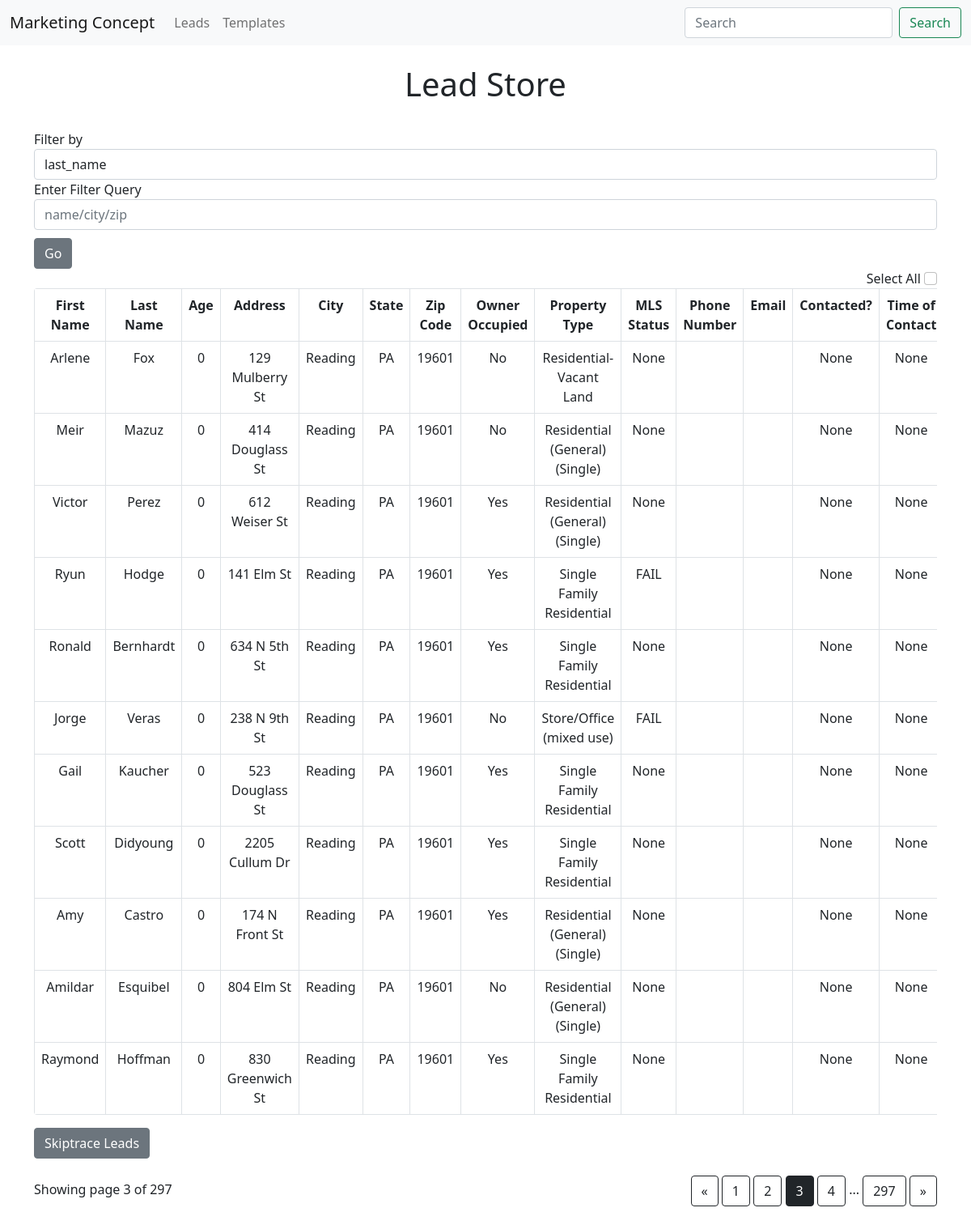
The app's page /leads?page=3 with its own data.
### app.py (models this page shows, shortened)
class Lead(db.Model):
    id = db.Column(db.Integer, primary_key=True)
    first_name = db.Column(db.String(200), nullable=False)
    last_name = db.Column(db.String(200), nullable=False)
    age = db.Column(db.Integer) #just added
    address = db.Column(db.String(200), nullable=False)
    city = db.Column(db.String(200), nullable=False)
    state = db.Column(db.String(200), nullable=False)
    zip = db.Column(db.String(200), nullable=False)
    owner_occupied = db.Column(db.String, nullable=False)
    property_type = db.Column(db.String, nullable=False)
    mls_status = db.Column(db.String, nullable=False)
    mobile_phones = db.relationship('Phone_Number', backref='lead')
    emails = db.relationship('Email', backref='lead')
    contacted = db.Column(db.Integer, default=0)
    contact_time = db.Column(db.DateTime)
    template_sent = db.Column(db.String(200), nullable=False)
    response = db.Column(db.String(200))
    motivation_level = db.Column(db.String(200), nullable=False)

### app.py (the view, shortened to what this page needs)
@app.route('/leads', methods=['POST', 'GET'])
def leads():
    page = request.args.get('page', 1, type=int)
    leads = db.session.query(Lead).paginate(page=page, per_page=ROWS_PER_PAGE)
    return render_template('leads.html', leads=leads)

### templates/leads.html (shortened to what this page needs)
{% extends 'base.html' %}
{% block body %}
<br><h1 style="text-align:center">Lead Store</h1><br>
<form class="form-inline" method="POST" action="{{ url_for('updated_filter') }}">
    <div class="form-group">
        <label for="exampleFormControlInput1">Filter by </label>
        <div class="input-group">
                <select name="comp_select" class="selectpicker form-control">
                    <option>last_name</option>
                </select>
        </div>
        <div class="form-group">
            <label for="exampleFormControlInput1">Enter Filter Query</label>
            <input name="info" class="form-control" id="exampleFormControlInput1" placeholder="name/city/zip">
        </div>
        <button type="submit" class="btn btn-secondary" style="margin-top: 10px;">Go</button>
    </div>
</form>
<span style="float: right;">Select All  <input class="form-check-input" type="checkbox"  id='updateme' onClick="toggle(this)"/></span><br/>
<div class="table-responsive">
    <form action="" method='POST'>
        <table class="table table-bordered" style="border-radius: 4px; overflow: hidden;">
            <tr>
                <th>First Name</th>
                <th>Last Name</th>
                <th>Age</th>
                <th>Address</th>
                <th>City</th>
                <th>State</th>
                <th>Zip Code</th>
                <th>Owner Occupied</th>
                <th>Property Type</th>
                <th>MLS Status</th>
                <th>Phone Number</th>
                <th>Email</th>
                <th>Contacted?</th>
                <th>Time of Contact</th>
            </tr>
            {%  for lead in leads.items %}
                {% if lead.first_name %}
            <tr>
                <td>{{lead.first_name}}</td>
                <td>{{lead.last_name}}</td>
                <td>{{lead.age|int}}</td>
                <td>{{lead.address}}</td>
                <td>{{lead.city}}</td>
                <td>{{lead.state}}</td>
                <td>{{lead.zip}}</td>
                <td>{{lead.owner_occupied}}</td>
                <td>{{lead.property_type}}</td>
                <td>{{lead.mls_status}}</td>
                <td>
                </td>
                <td>
                </td>
                <td>{{lead.contacted}}</td>
                <td>{{lead.contact_time}}</td>
            </tr>
                {% endif %}
            {% endfor %}
        </table>
        <button type='submit' class="btn btn-secondary" style="margin-bottom: 10px;">Skiptrace Leads</button>
    </form>
</div>
<div class="text-right" style="float: right; margin-top: 11px;">
    <a href="{{ url_for('leads', page=leads.prev_num) }}"
       class="btn btn-outline-dark
       {% if leads.page == 1 %}disabled{% endif %}">
        &laquo;
    </a>
    {% for page_num in leads.iter_pages(left_edge=1, right_edge=1, left_current=1, right_current=2) %}
{% if page_num %}
            {% if leads.page == page_num %}
            <a href="{{ url_for('leads', page=page_num) }}"
               class="btn btn-dark">
                {{ page_num }}
            </a>
            {% else %}
            <a href="{{ url_for('leads', page=page_num) }}"
               class="btn btn-outline-dark">
                {{ page_num }}
            </a>
            {% endif %}
        {% else %}
            ...
        {% endif %}
    {% endfor %}
    <a href="{{ url_for('leads', page=leads.next_num) }}"
       class="btn btn-outline-dark
       {% if leads.page == leads.pages %}disabled{% endif %}">
        &raquo;
    </a>
</div>
<p class="text-right mt-3">
   Showing page {{ leads.page }} of {{ leads.pages }}
</p>
{% endblock %}

### static/css/main.css (style rules this page uses)
table, th, td { text-align: center; }

### records on screen
Lead: first_name "Arlene", last_name "Fox", age "0", address "129 Mulberry St", city "Reading", state "PA", zip "19601", owner_occupied "No", property_type "Residential-Vacant Land", mls_status "None", contacted "None", contact_time "None"
Lead: first_name "Meir", last_name "Mazuz", age "0", address "414 Douglass St", city "Reading", state "PA", zip "19601", owner_occupied "No", property_type "Residential (General) (Single)", mls_status "None", contacted "None", contact_time "None"
Lead: first_name "Victor", last_name "Perez", age "0", address "612 Weiser St", city "Reading", state "PA", zip "19601", owner_occupied "Yes", property_type "Residential (General) (Single)", mls_status "None", contacted "None", contact_time "None"
Lead: first_name "Ryun", last_name "Hodge", age "0", address "141 Elm St", city "Reading", state "PA", zip "19601", owner_occupied "Yes", property_type "Single Family Residential", mls_status "FAIL", contacted "None", contact_time "None"
Lead: first_name "Ronald", last_name "Bernhardt", age "0", address "634 N 5th St", city "Reading", state "PA", zip "19601", owner_occupied "Yes", property_type "Single Family Residential", mls_status "None", contacted "None", contact_time "None"
Lead: first_name "Jorge", last_name "Veras", age "0", address "238 N 9th St", city "Reading", state "PA", zip "19601", owner_occupied "No", property_type "Store/Office (mixed use)", mls_status "FAIL", contacted "None", contact_time "None"
Lead: first_name "Gail", last_name "Kaucher", age "0", address "523 Douglass St", city "Reading", state "PA", zip "19601", owner_occupied "Yes", property_type "Single Family Residential", mls_status "None", contacted "None", contact_time "None"
Lead: first_name "Scott", last_name "Didyoung", age "0", address "2205 Cullum Dr", city "Reading", state "PA", zip "19601", owner_occupied "Yes", property_type "Single Family Residential", mls_status "None", contacted "None", contact_time "None"
Lead: first_name "Amy", last_name "Castro", age "0", address "174 N Front St", city "Reading", state "PA", zip "19601", owner_occupied "Yes", property_type "Residential (General) (Single)", mls_status "None", contacted "None", contact_time "None"
Lead: first_name "Amildar", last_name "Esquibel", age "0", address "804 Elm St", city "Reading", state "PA", zip "19601", owner_occupied "No", property_type "Residential (General) (Single)", mls_status "None", contacted "None", contact_time "None"
Lead: first_name "Raymond", last_name "Hoffman", age "0", address "830 Greenwich St", city "Reading", state "PA", zip "19601", owner_occupied "Yes", property_type "Single Family Residential", mls_status "None", contacted "None", contact_time "None"

### other values on screen
{{ page_num }} "1" "2" "4" "297"
{{ page_num }} "3"
{{ leads.page }} "3"
{{ leads.pages }} "297"
